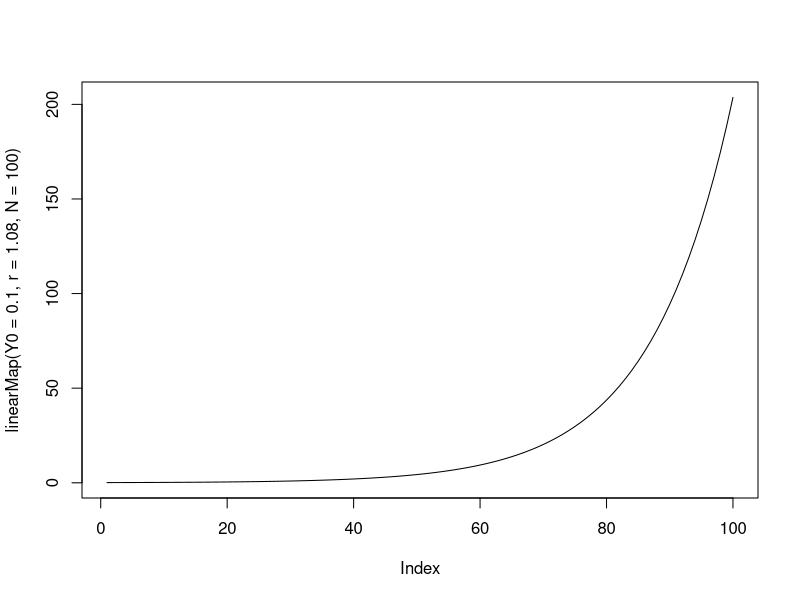
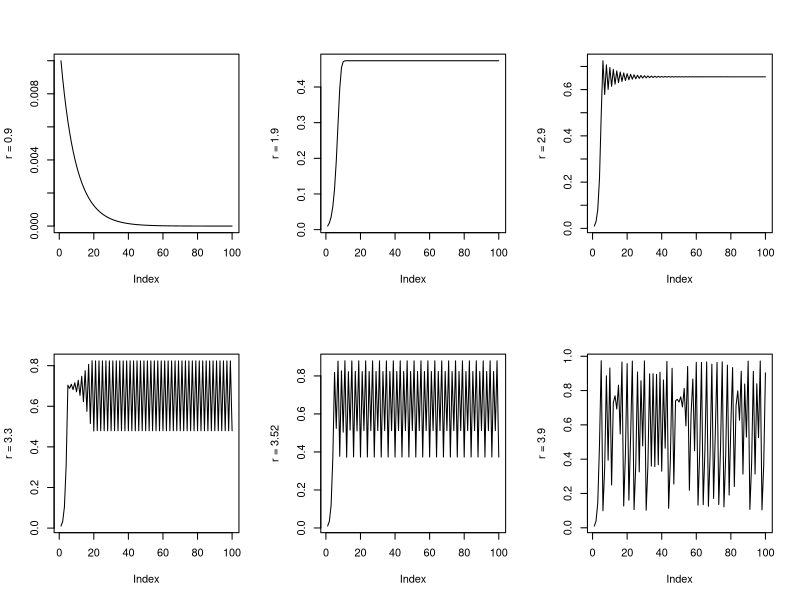
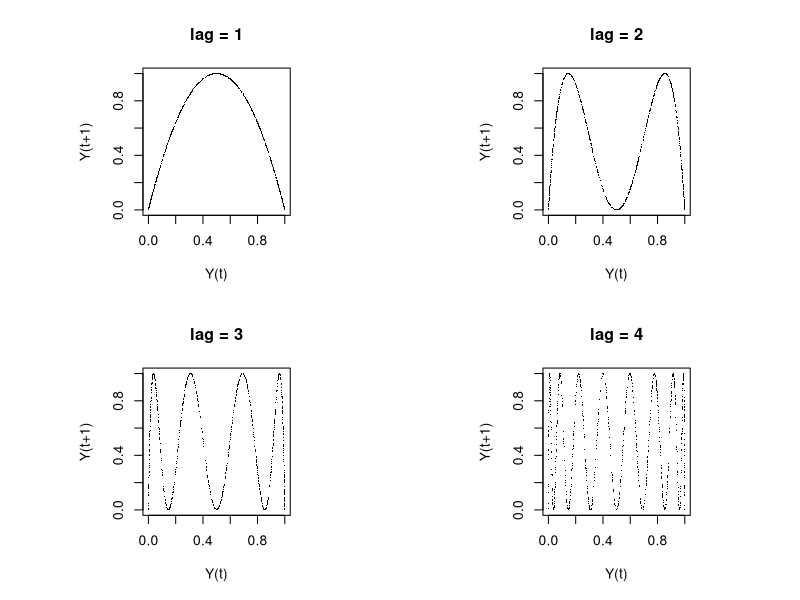
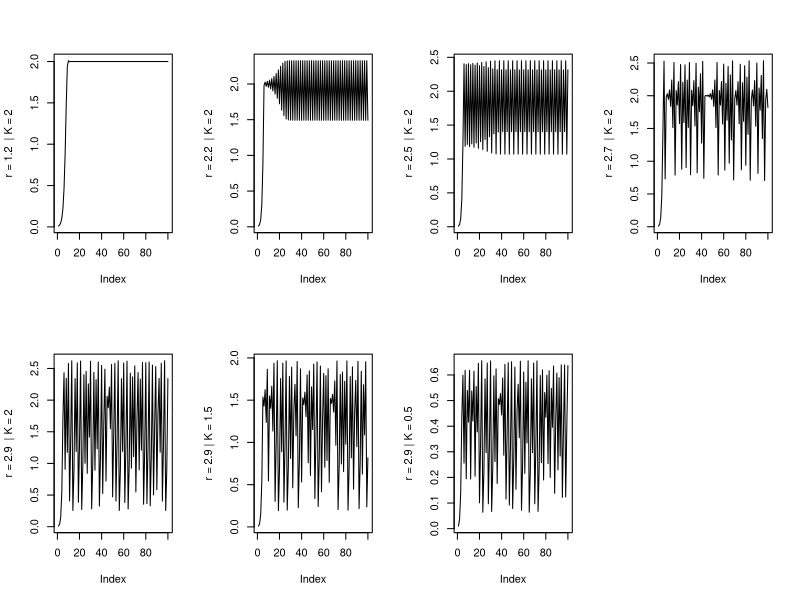
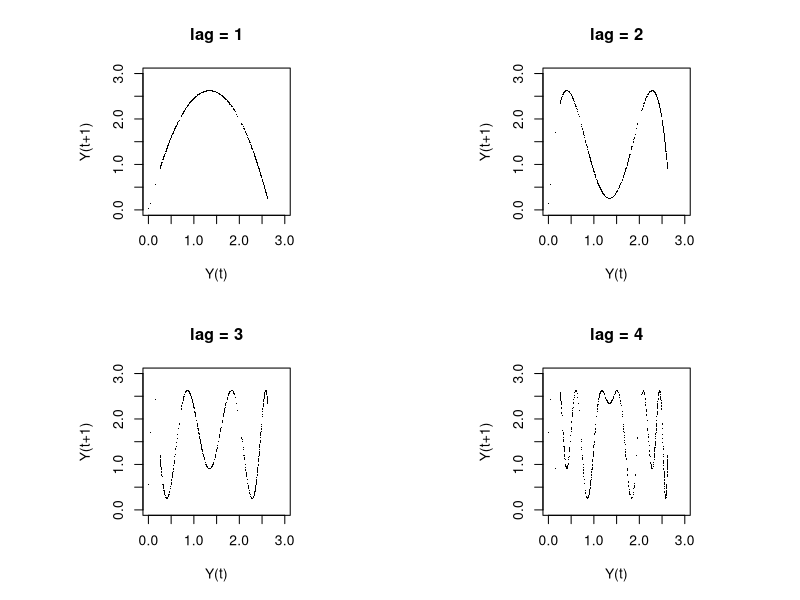
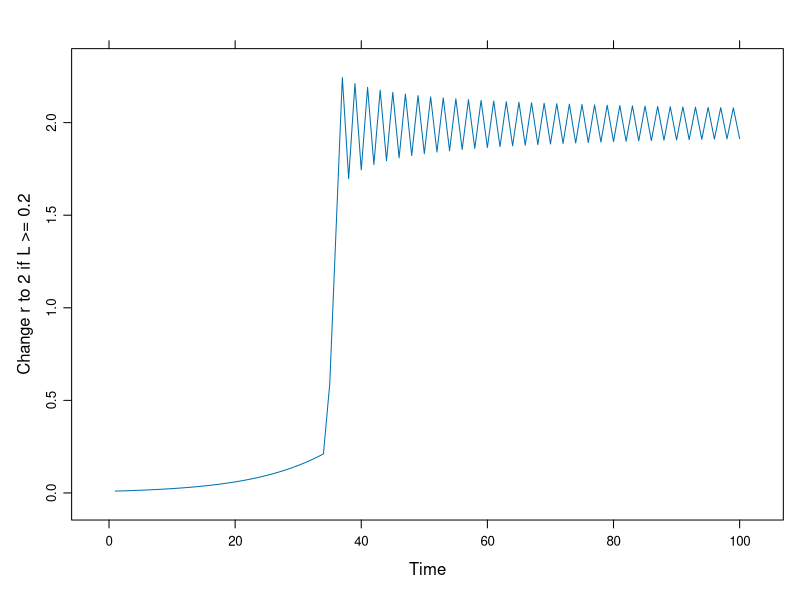
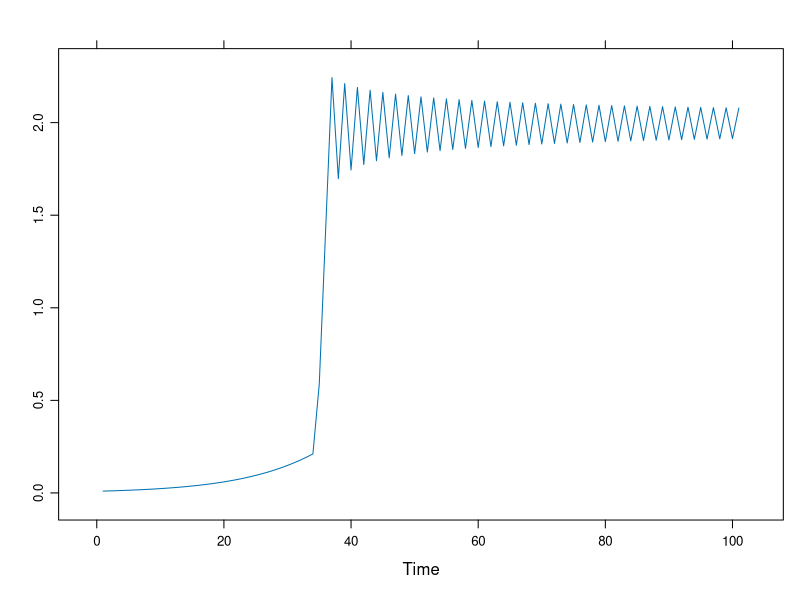
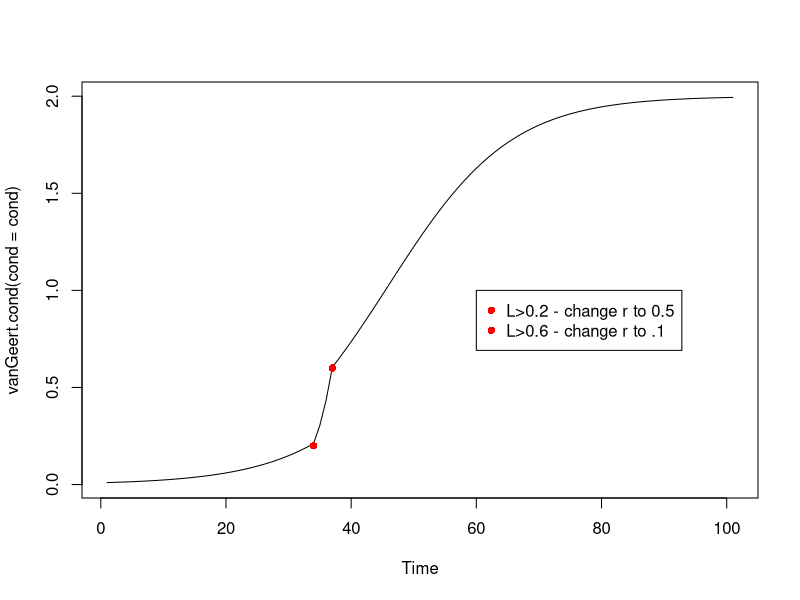

Generate these figures, in order, with R:
## ---- chunk 1
knitr::opts_chunk$set(include=TRUE, tidy = FALSE)
## ---- chunk 2
# Linear Map
linearMap <- function(Y0 = 0, r = 1, N = 100){
  
  # Initialize Y as vector of Y0, followed by N-1 empty slots (NA).
  Y <- c(Y0, rep(NA,N-1))
  
  # Then, you need create the iteration
  for(i in 1:(N-1)){
    
    Y[i+1] <- r * Y[i] # The linear difference equation
    
    }
  
  return(Y)
}
## ---- chunk 3
plot(linearMap(Y0=0.1,r=1.08,N=100), type = "l")
## ---- chunk 4
# Logistic Map
logisticMap <- function(Y0 = 0.01, r = 1, N = 100){
    
    # Initialize Y as vector of Y0, followed by N-1 empty slots (NA).
    Y <- c(Y0, rep(NA,N-1))
    
    # Then, you need create the iteratation
    for(i in 1:(N-1)){
        
    Y[i+1] <- r * Y[i] * (1 - Y[i]) # The quadratic difference equation
       
    }
    
    return(Y)
}
## ---- chunk 5
library(plyr)
rs <- c(0.9,1.9,2.9,3.3,3.52,3.9)
op<-par(mfrow=c(2,3))
l_ply(rs,function(r) plot(logisticMap(r=r),ylab = paste("r =",r) ,type = "l"))
par(op)
## ---- chunk 6
lags <- c(1,2,3,4)
N <- 1000
op <- par(mfrow = c(2,2), pty = "s")
l_ply(lags, function(l) {plot(dplyr::lag(logisticMap(r=4,N=N),l), logisticMap(r=4,N=N), pch = ".", xlim = c(0,1), ylim = c(0,1), xlab = "Y(t)", ylab = "Y(t+1)",  main = paste("lag =",l))})
par(op)
## ---- chunk 7
# Van Geert's cognitive growth model
vanGeert <- function(L0 = 0.01, r = 1.2, K = 2, N = 100){
  # Initialize L as vector of L0, followed by N-1 empty slots (NA).
  L <- c(L0, rep(NA, N-1))
  # Then, you need create the iteratation
  for(i in 1:(N-1)){
    L[i+1] <- L[i] * (1 + r - r * L[i] / K)
  }
  return(L)
}


# Make the plots ----
library(plyr)

op<-par(mfrow=c(2,4))
# Different r
rs <- c(1.2, 2.2, 2.5, 2.7, 2.9)
l_ply(rs, function(r) plot(vanGeert(r=r),ylab = paste("r =",r," | K = 2") ,type = "l"))

# Different Carrying Capacity K
Ks <- c(1.5, 0.5)
l_ply(Ks, function(k) plot(vanGeert(r=2.9,K=k),ylab = paste("r = 2.9 | K =",k) ,type = "l"))

par(op)
## ---- chunk 8
lags <- c(1,2,3,4)
N <- 1000
op <- par(mfrow = c(2,2), pty = "s")
l_ply(lags, function(l) {plot(dplyr::lag(vanGeert(r=2.9,N=N),l), vanGeert(r=2.9,N=N), pch = ".", xlim = c(0,3), ylim = c(0,3), xlab = "Y(t)", ylab = "Y(t+1)",  main = paste("lag =",l))})
par(op)
## ---- chunk 9
vanGeert.jump <- function(L0 = 0.01, r = 0.1, K = 2, ThresholdValue = 0.2, N = 100){
  
  # Create a vector L of length N, which has value L0 at L[1]
  L <- c(L0, rep(NA, N-1))
  
    # Then, you need create the iteratation
    for(i in 1:(N-1)){
      
      # You need to monitor the value of L and change the growth rate according to a rule
      if(L[i]>=ThresholdValue){
        r <- 2
      }
        
    # Van Geert growth model
    L[i+1] <- L[i] * (1 + r - r * L[i] / K)
  }
  return(ts(L))
}

# Plot with the default settings, this time let's use the lattice package
library(lattice)
xyplot(vanGeert.jump(),ylab = "Change r to 2 if L >= 0.2")
## ---- chunk 10
vanGeert.cond <- function(L0 = 0.01, r = 0.1, K = 2, cond = cbind.data.frame(L = 0.2, par = "r", val = 2), N = 100){
    
  # Create a vector L of length N, which has value L0 at L[1]
    L <- c(L0, rep(NA, N-1))
    
    # Iterate N steps of the difference equation with values passed for L0, K and r.
    cnt <- 1
    for(i in seq_along(L)){
      
        # Check if the current value of L is greater than the threshold for the current conditional rule in cond
        if(L[i] > cond$L[cnt]){
          
            # If the threshold is surpassed, change the parameter settings by evaluating: cond$par = cond$val 
            eval(parse(text = paste(cond$par[cnt], "=", cond$val[cnt])))
          
            # Update the counter if there is another conditional rule in cond
            if(cnt < nrow(cond)){cnt <- cnt + 1}
        }
      
        # Van Geert growth model
        L[i+1] <- L[i] * (1 + r - r * L[i] / K)
    }
    return(ts(L))
}


# Plot with the default settings.
library(lattice)
xyplot(vanGeert.cond())
## ---- chunk 11
(cond <- cbind.data.frame(L = c(0.2, 0.6), par = c("r", "r"), val = c(0.5, 0.1)))
plot(vanGeert.cond(cond=cond))
points(which(vanGeert.cond(cond=cond)>0.2)[1],0.2,col="red",pch=16)
points(which(vanGeert.cond(cond=cond)>0.6)[1],0.6,col="red",pch=16)
legend(60,1,legend = c("L>0.2 - change r to 0.5","L>0.6 - change r to .1"),col = c("red","red"),pch=16)

## ---- chunk 12
(cond <- cbind.data.frame(L = 0.99, par = "K", val = 2))
plot(vanGeert.cond(r=0.1,cond=cond))
points(which(vanGeert.cond(cond=cond)>0.99)[1],0.99,col="red",pch=16)
legend(60,1, legend = "L>0.99 - change r to 2", col = "red", pch=16)
## ---- chunk 13
(cond <- cbind.data.frame(L = c(0.99,0.99,1.99,1.99), par = c("r","K","r","K"), val = c(0.1,2,2.1,3)))
plot(vanGeert.cond(r=0.2,cond=cond))
points(which(vanGeert.cond(r=0.2,cond=cond)>cond$L[1])[1],cond$L[1],col="red",pch=21)
points(which(vanGeert.cond(r=0.2,cond=cond)>cond$L[2])[1],cond$L[2],col="blue",pch=46,cex=4)
points(which(vanGeert.cond(r=0.2,cond=cond)>cond$L[3])[1],cond$L[3],col="red",pch=21)
points(which(vanGeert.cond(r=0.2,cond=cond)>cond$L[4])[1],cond$L[4],col="blue",pch=46,cex=4)
legend(60,1,legend = paste0("L>",cond$L," - change ",cond$par," to ",cond$val),col = c("red","blue"),pch=c(21,46), pt.cex = c(1,4))


# A fantasy growth process
(cond <- cbind.data.frame(L = c(0.1, 1.99, 1.999, 2.5, 2.9), par = c("r", "K", "r", "r","K"), val = c(0.3, 3, 0.9, 0.1, 1.3)))
xyplot(vanGeert.cond(cond=cond))
## ---- chunk 14
growth_ac <- function(Y0 = 0.01, r = 1, k = 1, N = 100, type = c("driving", "damping", "logistic", "vanGeert")[1]){
    # Create a vector Y of length N, which has value Y0 at Y[1]
    if(N>1){
    Y <- as.numeric(c(Y0, rep(NA,N-2)))
    # Conditional on the value of type ... 
    switch(type, 
           # Iterate N steps of the difference function with values passed for Y0, k and r.
           driving  = sapply(seq_along(Y), function(t) Y[[t+1]] <<- r * Y[t] ),
           damping  = k + sapply(seq_along(Y), function(t) Y[[t+1]] <<- - r * Y[t]^2 / k),
           logistic = sapply(seq_along(Y), function(t) Y[[t+1]] <<- r * Y[t] * ((k - Y[t]) / k)),
           vanGeert = sapply(seq_along(Y), function(t) Y[[t+1]] <<- Y[t] * (1 + r - r * Y[t] / k)) 
    )}
    return(ts(Y))
}

# Call the function with default settings and r = 1.1
Y <- growth_ac(r = 1.1)
plot(Y)
## ---- chunk 15
vanGeert.support <- function(A0 = 0.01, Ar = .5, AK = 1, 
                             B0 = 0.01, Br = .2, BK = 1, 
                             C0 = 0, C1 = 1, Cr = 1, CK = 1, 
                             AtoC = 0.8, BsupportA = .5, N = 100){
  
  # Create a vector A,B,C of length N, which has value A0,B0,C0 at A[1],B[1],C[1]
  A <- c(A0, rep(NA, N-1))
  B <- c(B0, rep(NA, N-1))
  C <- c(C0, rep(NA, N-1))
  
  # Then, you need create the iteration
  for(i in 1:(N-1)){
    
    # You need to monitor the value of L and change the growth rate according to a rule
    if(A[i]<AtoC){
      C[[i+1]] <- C0
    } else {
      C[[i+1]] <- C1
    }
    
    A[i+1] <- A[i] + A[i] * Ar * (1 - A[i] / AK) + A[i] * B[i] * BsupportA # A10 + A10 * $A$5 * (1 - A10 / $A$4) + A10 * B10 * $B$2
    B[i+1] <- B[i] + B[i] * Br * (1 - B[i] / BK) * C[i]                    # B10 + B10 * $B$5 * (1 - B10 / $B$4) * C10
    
  }
  
  return(data.frame(A=A,B=B,C=C))
}
## ---- chunk 16
Y <- vanGeert.support()

ts.plot(ts(Y$A), ts(Y$B), ts(Y$C),
        gpars = list(xlab = "time (a.u.)",
                     ylab = expression(Y(t)),
                     main = expression(paste("Hierarchical Connected Growers ")),
                     lwd = rep(2,3),
                     lty = c(1:3),
                     col = c("darkred","darkblue","darkgreen")
                     )
        )
legend(50, .8, c("B will support A by adding .5*B",
                 paste0("B starts to grow at time ",which(Y$A > .8)[1]), 
                 paste0("C turns to 1 at time ",which(Y$A > .8)[1])),
       lwd = rep(2,3), lty = c(1:3), col = c("darkred","darkblue","darkgreen"), merge = TRUE)

## ---- chunk 17
# Generate 3 timeseries
Y1 <- growth_ac(k = 2, r =.2, type = "vanGeert")
# Y2 and Y3 start at r = 0.001
Y3 <- Y2 <- growth_ac(k = 2, r = 0.001, type = "vanGeert")

# Y2 and Y3 start when k is approached
c1 <- 1.6
c2 <- 2.2

# Here we just swap the new values with the old values
Y2[Y1 > c1] <- growth_ac(r = .3, k = 3, type = "vanGeert", N = sum(Y1 > c1))
Y3[Y2 > c2] <- growth_ac(r = .5, k = 4, type = "vanGeert", N = sum(Y2 > c2))

# Make a nice plot
ts.plot(Y1, Y2, Y3,
        gpars = list(xlab = "time (a.u.)",
                     ylab = expression(Y(t)),
                     main = expression(paste("'Unconnected' Growers ",Y[t+1]==Y[t]*(1 + r - r*Y[t]))),
                     lwd = rep(2,3),
                     lty = c(1:3),
                     col = c("darkred","darkblue","darkgreen")
                     )
        )
legend(1, 3.8, c("Y1(0):  r = .2",
                 paste0("Y2(",which(Y1 > c1)[1],"): r = .3"), 
                 paste0("Y3(",which(Y2 > c2)[1],"): r = .5")),
       lwd = rep(2,3), lty = c(1:3), col = c("darkred","darkblue","darkgreen"), merge = TRUE)
## ---- chunk 18
library(plyr)

# Parameters
N  <- 1000
a  <- d <- 1
b  <- c <- 2 
R0 <- F0 <- 0.1
R  <- as.numeric(c(R0, rep(NA,N-1)))
F  <- as.numeric(c(F0, rep(NA,N-1)))

# Time constant
delta <- 0.01

# Numerical integration of the lpredator-prey system
l_ply(seq_along(R), function(t){
    R[[t+1]] <<- (a - b * F[t]) * R[t] * delta + R[t] 
    F[[t+1]] <<- (c * R[t] - d) * F[t] * delta + F[t] 
    })

# Note different behaviour when ts() is applied
xyplot(cbind(ts(R),ts(F)))
xyplot(R ~ F, pch = 16)
## ---- chunk 19
library(plyr)
library(RColorBrewer)
# Parameter settings
delta <- .1
N <- 100

# W'ell make time vector to get a smoot analytis solution
TIME <- seq(1,N,by=1)

r <- 3.52 # Remember this setting? This means Chaos in discrete time, in continous time it means extreme growth.

# Carrying capacity and initial condition are chosen se we get a nice plot
K  <-  8
Y0 <- .01

deltas <- c(delta, delta*.5,delta*.25,delta*.2,delta*.15,delta*.1,delta*.05)
cl <- brewer.pal(length(deltas),"Set2")

# Numerical integration of the logistic differential equation as implemented in growth_ac()
Y.euler <- llply(deltas, function(d){
  # Use the values in deltas to get iterate the logistic flow
  Y <- as.numeric(c(Y0, rep(NA,length(TIME)-1)))
  ts(sapply(seq_along(TIME), function(t) Y[[t+1]] <<- ((r * Y[t] * (K - Y[t])) * d) + Y[t] ))
  })

# Analytical solution
# We have to scale TIME a bit, normally we would use 1/TIME
Y.analytic <- ts( K * Y0 / (Y0 + (K - Y0) * exp(-1*(r*TIME/30))) )

ts.plot(Y.euler[[1]], Y.euler[[2]] ,Y.euler[[3]], Y.euler[[4]], Y.euler[[5]], Y.euler[[6]], Y.euler[[7]], Y.analytic,
        gpars = list(xlab = "time (a.u.)",
                     ylab = expression(Y(t)),
                     main = expression(paste("Analytic vs. Numerical solution to ",frac(dY,dt)==Y[t]*r*(K-Y[t]))),
                     lwd = c(rep(1,length(deltas)),3),
                     lty = 1,
                     col = c(cl,"red3"),
                     ylim = c(0,10),
                     cex.main = .8
                     )
        )

legend(70, 5, c(paste("Euler: delta =",deltas),"Analytic solution (t/30)"),
       lwd = c(rep(1,length(deltas)),2),
       lty = 1,
       col = c(cl,"red3"),
       merge = TRUE, cex = .8)
